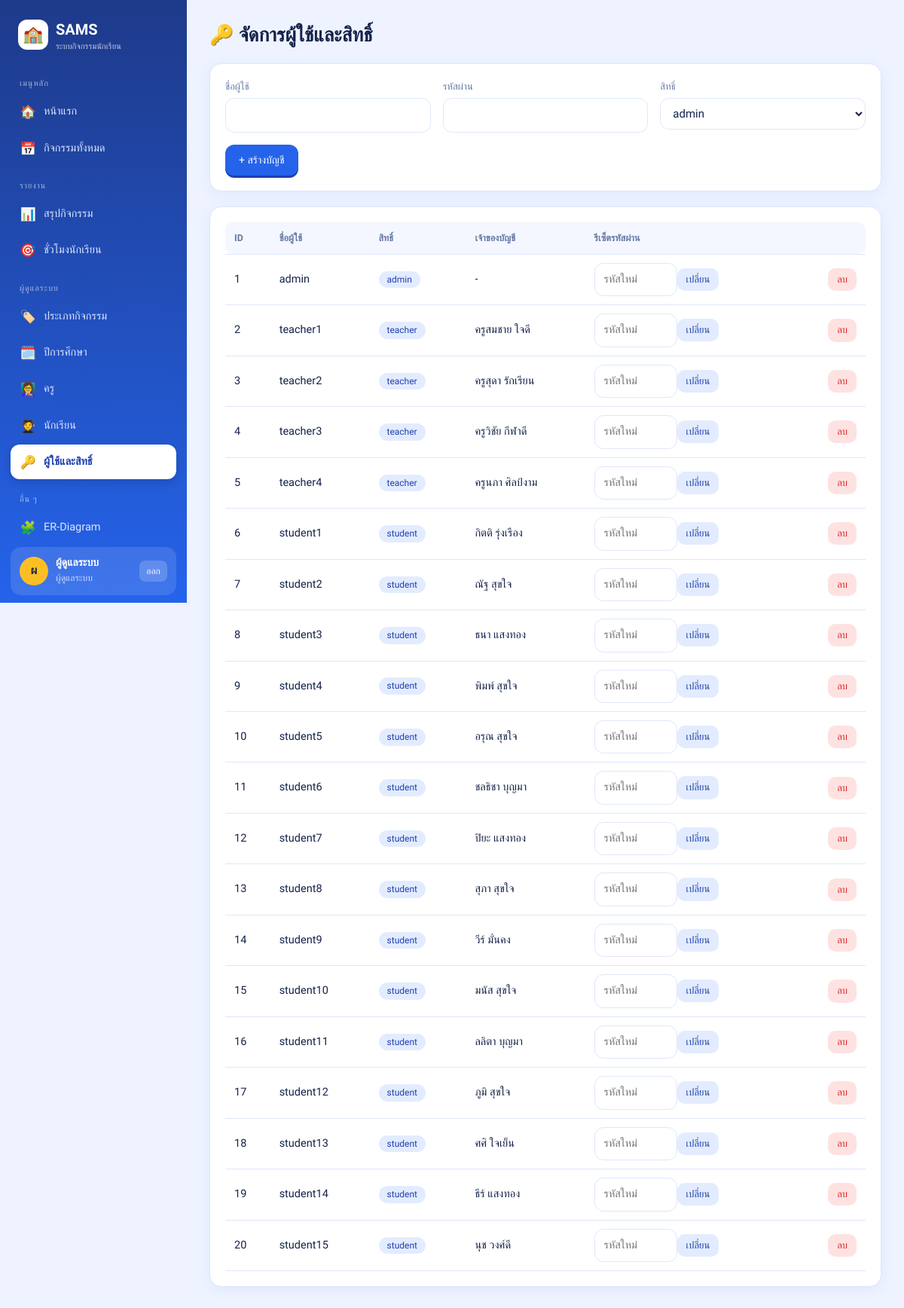
/admin/users (signed in), run on the app's committed database.
### tables this page shows
CREATE TABLE role (
    role_id   INTEGER PRIMARY KEY AUTOINCREMENT,
    role_name TEXT NOT NULL UNIQUE
);

CREATE TABLE user_account (
    user_id    INTEGER PRIMARY KEY AUTOINCREMENT,
    username   TEXT NOT NULL UNIQUE,
    password   TEXT NOT NULL,
    role_id    INTEGER NOT NULL REFERENCES role(role_id),
    student_id INTEGER UNIQUE REFERENCES student(student_id),
    teacher_id INTEGER UNIQUE REFERENCES teacher(teacher_id)
);

### app.py (the view, shortened to what this page needs)
@app.route("/admin/users", methods=["GET", "POST"])
@login_required("admin")
def users():
    rows = q("""SELECT u.user_id, u.username, r.role_name,
                COALESCE(s.first_name||' '||s.last_name, t.teacher_name, '-') AS owner
                FROM user_account u JOIN role r USING(role_id)
                LEFT JOIN student s USING(student_id) LEFT JOIN teacher t USING(teacher_id)
                ORDER BY r.role_id, u.user_id""")
    return render_template("users.html", rows=rows, roles=q("SELECT * FROM role"),
                           students=q("SELECT * FROM student ORDER BY first_name"),
                           teachers=q("SELECT * FROM teacher ORDER BY teacher_name"))

### app.py (called while the page is built)
def db():
    if "db" not in g:
        g.db = sqlite3.connect(DB_PATH)
        g.db.row_factory = sqlite3.Row
        g.db.execute("PRAGMA foreign_keys = ON")
    return g.db

def q(sql, args=(), one=False):
    cur = db().execute(sql, args)
    rows = cur.fetchall()
    return (rows[0] if rows else None) if one else rows

@app.before_request
def load_user():
    g.user = None
    uid = session.get("uid")
    if uid:
        g.user = q("""SELECT u.*, r.role_name,
                      COALESCE(s.first_name||' '||s.last_name, t.teacher_name, 'ผู้ดูแลระบบ') AS display_name
                      FROM user_account u JOIN role r USING(role_id)
                      LEFT JOIN student s USING(student_id) LEFT JOIN teacher t USING(teacher_id)
                      WHERE u.user_id=?""", (uid,), one=True)

def login_required(*roles):
    def deco(fn):
        @wraps(fn)
        def wrapper(*a, **kw):
            if not g.user:
                return redirect(url_for("login", next=request.path))
            if roles and g.user["role_name"] not in roles:
                flash("คุณไม่มีสิทธิ์เข้าถึงหน้านี้", "err")
                return redirect(url_for("dashboard"))
            return fn(*a, **kw)
        return wrapper
    return deco

### templates/users.html (shortened to what this page needs)
{% extends 'base.html' %}
{% block body %}
<h1>🔑 จัดการผู้ใช้และสิทธิ์</h1>
<form class="card form" method="post">
  <div><label>ชื่อผู้ใช้</label><input name="username" required></div>
  <div><label>รหัสผ่าน</label><input name="password" required></div>
  <div><label>สิทธิ์</label><select name="role_id" id="role">{% for r in roles %}<option value="{{ r.role_id }}" data-n="{{ r.role_name }}">{{ r.role_name }}</option>{% endfor %}</select></div>
  <div class="full"><button class="btn">+ สร้างบัญชี</button></div>
</form>
<div class="card tw"><table>
  <tr><th>ID</th><th>ชื่อผู้ใช้</th><th>สิทธิ์</th><th>เจ้าของบัญชี</th><th>รีเซ็ตรหัสผ่าน</th><th></th></tr>
  {% for u in rows %}<tr><td>{{ u.user_id }}</td><td>{{ u.username }}</td><td><span class="tag">{{ u.role_name }}</span></td><td>{{ u.owner }}</td>
    <td><form class="inline row" method="post" action="{{ url_for('user_reset', uid=u.user_id) }}"><input name="password" placeholder="รหัสใหม่" required style="width:110px"><button class="btn sec sm">เปลี่ยน</button></form></td>
    <td class="right"><form class="inline" method="post" action="{{ url_for('user_delete', uid=u.user_id) }}" onsubmit="return confirm('ลบบัญชีนี้?')"><button class="btn red sm">ลบ</button></form></td></tr>{% endfor %}
</table></div>
{% endblock %}

### templates/base.html (shortened to what this page needs)
<!doctype html>
<html lang="th">
<head>
<link rel="stylesheet" href="{{ url_for('static', filename='style.css') }}">
</head>
<body>
{% macro item(ep, icon, text, kind=None) %}
  {% set href = url_for(ep, kind=kind) if kind else url_for(ep) %}
  <a class="nav {{ 'on' if request.path == href }}" href="{{ href }}"><span>{{ icon }}</span>{{ text }}</a>
{% endmacro %}
{% if g.user %}
<div class="shell">
<aside class="side" id="side">
  <div class="logo"><i>🏫</i><div>SAMS<small>ระบบกิจกรรมนักเรียน</small></div></div>
  <div class="grp">เมนูหลัก</div>
  {{ item('dashboard', '🏠', 'หน้าแรก') }}
  {{ item('activities', '📅', 'กิจกรรมทั้งหมด') }}
  {% if g.user.role_name in ('admin','teacher') %}
    <div class="grp">รายงาน</div>
    {{ item('report_activities', '📊', 'สรุปกิจกรรม') }}
    {{ item('report_students', '🎯', 'ชั่วโมงนักเรียน') }}
  {% endif %}
  {% if g.user.role_name == 'admin' %}
    <div class="grp">ผู้ดูแลระบบ</div>
    {{ item('master', '🏷️', 'ประเภทกิจกรรม', 'types') }}
    {{ item('master', '🗓️', 'ปีการศึกษา', 'years') }}
    {{ item('master', '👩‍🏫', 'ครู', 'teachers') }}
    {{ item('master', '🧑‍🎓', 'นักเรียน', 'students') }}
    {{ item('users', '🔑', 'ผู้ใช้และสิทธิ์') }}
  {% endif %}
  <div class="grp">อื่น ๆ</div>
  {{ item('er', '🧩', 'ER-Diagram') }}
  <div class="me">
    <div class="av">{{ (g.user.display_name or g.user.username)[0]|upper }}</div>
    <div><b>{{ g.user.display_name or g.user.username }}</b><small>{{ {'admin':'ผู้ดูแลระบบ','teacher':'ครูผู้ดูแล','student':'นักเรียน'}[g.user.role_name] }}</small></div>
    <a href="{{ url_for('logout') }}">ออก</a>
  </div>
</aside>
<div class="main"><div class="wrap">
  {% block body %}{% endblock %}
</div></div>
</div>
{% else %}
  {% for cat, msg in get_flashed_messages(with_categories=true) %}<div class="flash {{ cat }}" style="margin:16px">{{ msg }}</div>{% endfor %}
  {% block public %}{% endblock %}
{% endif %}
</body>
</html>

### static/style.css (style rules this page uses)
:root { --bg:#eef3ff; --card:#fff; --ink:#14224a; --mute:#6678a6; --line:#dfe7fb; --pri:#2563eb; --pri-d:#1e40af; --pri-l:#e3ecff; --sky:#38bdf8; --accent:#fbbf24; --ok:#16a34a; --ok-l:#dcfce7; --err:#dc2626; --err-l:#fee2e2; --warn-l:#fef3c7; --warn:#b45309; --r:16px; --shadow:0 4px 18px rgba(37,99,235,.08); }
* { box-sizing:border-box }
html { scroll-behavior:smooth }
body { margin:0;font-family:'Prompt','Sarabun',system-ui,sans-serif;background:var(--bg);color:var(--ink);font-size:15px;line-height:1.55 }
a { color:var(--pri);text-decoration:none }
.shell { display:flex;min-height:100vh }
.side { width:248px;flex:none;background:linear-gradient(180deg,#1e3a8a 0%,#2563eb 100%);color:#fff;padding:20px 14px;position:sticky;top:0;height:100vh;overflow-y:auto;display:flex;flex-direction:column }
.logo { display:flex;align-items:center;gap:10px;font-weight:700;font-size:20px;padding:4px 10px 18px;color:#fff }
.logo i { font-style:normal;background:#fff;border-radius:12px;width:40px;height:40px;display:grid;place-items:center;font-size:22px }
.logo small { display:block;font-weight:400;font-size:11px;opacity:.75;line-height:1.2 }
.side .grp { font-size:11px;letter-spacing:.08em;text-transform:uppercase;opacity:.6;margin:16px 12px 6px }
.side a.nav { display:flex;align-items:center;gap:10px;color:#dbe6ff;padding:10px 12px;border-radius:12px;margin-bottom:2px;font-size:14.5px }
.side a.nav.on { background:#fff;color:var(--pri-d);font-weight:600;box-shadow:0 4px 12px rgba(0,0,0,.15) }
.side a.nav span { width:22px;text-align:center;font-size:17px }
.me { margin-top:auto;background:rgba(255,255,255,.12);border-radius:14px;padding:12px;display:flex;gap:10px;align-items:center }
.me .av { width:38px;height:38px;border-radius:50%;background:var(--accent);color:#14224a;display:grid;place-items:center;font-weight:700;flex:none }
.me b { display:block;font-size:14px;line-height:1.2 }
.me small { opacity:.75;font-size:12px }
.me a { margin-left:auto;color:#fff;font-size:12px;background:rgba(255,255,255,.18);padding:5px 9px;border-radius:8px }
.main { flex:1;min-width:0;padding:26px 30px 50px }
.wrap { max-width:1100px;margin:0 auto }
.card { background:var(--card);border:1px solid var(--line);border-radius:var(--r);padding:20px;margin-bottom:20px;box-shadow:var(--shadow) }
.tw { overflow-x:auto }
table { width:100%;border-collapse:collapse;font-size:14.5px }
th,td { padding:11px 12px;text-align:left;border-bottom:1px solid var(--line);vertical-align:middle }
th { background:#f4f7ff;color:var(--mute);font-weight:600;font-size:12.5px;white-space:nowrap }
th:first-child { border-radius:10px 0 0 10px }
th:last-child { border-radius:0 10px 10px 0 }
input,select,textarea { font:inherit;padding:10px 12px;border:1.5px solid var(--line);border-radius:12px;background:#fff;max-width:100%;color:var(--ink) }
label { display:block;font-size:13px;font-weight:500;color:var(--mute);margin-bottom:5px }
.form { display:grid;grid-template-columns:repeat(auto-fit,minmax(220px,1fr));gap:16px }
.form .full { grid-column:1/-1 }
.form input,.form select { width:100% }
.btn { display:inline-flex;align-items:center;gap:6px;background:var(--pri);color:#fff;border:0;border-radius:12px;padding:10px 18px;cursor:pointer;font:inherit;font-weight:500;font-size:14px;box-shadow:0 3px 0 var(--pri-d);transition:.1s }
.btn.sec { background:var(--pri-l);color:var(--pri-d);box-shadow:none }
.btn.red { background:var(--err-l);color:var(--err);box-shadow:none }
.btn.sm { padding:5px 12px;font-size:13px;border-radius:10px;box-shadow:none }
.tag { display:inline-block;padding:2px 11px;border-radius:99px;font-size:12px;font-weight:500;background:var(--pri-l);color:var(--pri-d);white-space:nowrap }
.right { text-align:right }
.row { display:flex;gap:8px;align-items:center;flex-wrap:wrap }
form.inline { display:inline }
.wrap>h1,.ph h1 { font-size:26px;margin:0 0 18px }

### data on the page
role: role_name "ผู้ดูแลระบบ"
user_account: user_id "1", username "admin", role_name "admin", owner "-"
user_account: user_id "2", username "teacher1", role_name "teacher", owner "ครูสมชาย ใจดี"
user_account: user_id "3", username "teacher2", role_name "teacher", owner "ครูสุดา รักเรียน"
user_account: user_id "4", username "teacher3", role_name "teacher", owner "ครูวิชัย กีฬาดี"
user_account: user_id "5", username "teacher4", role_name "teacher", owner "ครูนภา ศิลป์งาม"
user_account: user_id "6", username "student1", role_name "student", owner "กิตติ รุ่งเรือง"
user_account: user_id "7", username "student2", role_name "student", owner "ณัฐ สุขใจ"
user_account: user_id "8", username "student3", role_name "student", owner "ธนา แสงทอง"
user_account: user_id "9", username "student4", role_name "student", owner "พิมพ์ สุขใจ"
user_account: user_id "10", username "student5", role_name "student", owner "อรุณ สุขใจ"
user_account: user_id "11", username "student6", role_name "student", owner "ชลธิชา บุญมา"
user_account: user_id "12", username "student7", role_name "student", owner "ปิยะ แสงทอง"
user_account: user_id "13", username "student8", role_name "student", owner "สุภา สุขใจ"
user_account: user_id "14", username "student9", role_name "student", owner "วีร์ มั่นคง"
user_account: user_id "15", username "student10", role_name "student", owner "มนัส สุขใจ"
user_account: user_id "16", username "student11", role_name "student", owner "ลลิตา บุญมา"
user_account: user_id "17", username "student12", role_name "student", owner "ภูมิ สุขใจ"
user_account: user_id "18", username "student13", role_name "student", owner "ศศิ ใจเย็น"
user_account: user_id "19", username "student14", role_name "student", owner "ธีร์ แสงทอง"
user_account: user_id "20", username "student15", role_name "student", owner "นุช วงศ์ดี"

### other printed values
{{ icon }} "🏠 📅 📊 🎯 🏷️ 🗓️ 👩‍🏫 🧑‍🎓 🔑 🧩"
{{ text }} "หน้าแรก กิจกรรมทั้งหมด สรุปกิจกรรม ชั่วโมงนักเรียน ประเภทกิจกรรม ปีการศึกษา ครู นักเรียน ผู้ใช้และสิทธิ์ ER-Diagram"
{{ (g.user.display_name or g.user.username)[0]|upper }} "ผ"
{{ g.user.display_name or g.user.username }} "ผู้ดูแลระบบ"
form field role_id "admin"
